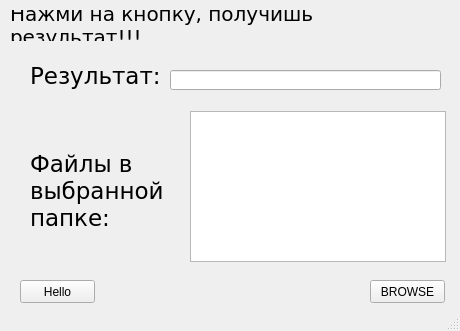
<?xml version="1.0" encoding="UTF-8"?>
<ui version="4.0">
 <class>MainWindow</class>
 <widget class="QMainWindow" name="MainWindow">
  <property name="geometry">
   <rect>
    <x>0</x>
    <y>0</y>
    <width>460</width>
    <height>331</height>
   </rect>
  </property>
  <property name="windowTitle">
   <string>Hello</string>
  </property>
  <widget class="QWidget" name="centralwidget">
   <widget class="QListWidget" name="listWidget">
    <property name="geometry">
     <rect>
      <x>190</x>
      <y>111</y>
      <width>256</width>
      <height>151</height>
     </rect>
    </property>
   </widget>
   <widget class="QPushButton" name="browseButton">
    <property name="geometry">
     <rect>
      <x>370</x>
      <y>280</y>
      <width>75</width>
      <height>23</height>
     </rect>
    </property>
    <property name="text">
     <string>BROWSE</string>
    </property>
   </widget>
   <widget class="QLabel" name="label">
    <property name="geometry">
     <rect>
      <x>30</x>
      <y>150</y>
      <width>141</width>
      <height>81</height>
     </rect>
    </property>
    <property name="font">
     <font>
      <family>Verdana</family>
      <pointsize>17</pointsize>
     </font>
    </property>
    <property name="text">
     <string>Файлы в выбранной папке:</string>
    </property>
    <property name="wordWrap">
     <bool>true</bool>
    </property>
   </widget>
   <widget class="QLabel" name="label_2">
    <property name="geometry">
     <rect>
      <x>10</x>
      <y>10</y>
      <width>441</width>
      <height>31</height>
     </rect>
    </property>
    <property name="font">
     <font>
      <family>Verdana</family>
      <pointsize>15</pointsize>
     </font>
    </property>
    <property name="text">
     <string>Нажми на кнопку, получишь результат!!!</string>
    </property>
    <property name="wordWrap">
     <bool>true</bool>
    </property>
   </widget>
   <widget class="QLabel" name="label_3">
    <property name="geometry">
     <rect>
      <x>30</x>
      <y>60</y>
      <width>141</width>
      <height>31</height>
     </rect>
    </property>
    <property name="font">
     <font>
      <family>Verdana</family>
      <pointsize>17</pointsize>
     </font>
    </property>
    <property name="text">
     <string>Результат:</string>
    </property>
    <property name="wordWrap">
     <bool>true</bool>
    </property>
   </widget>
   <widget class="QLineEdit" name="HelloHere">
    <property name="geometry">
     <rect>
      <x>170</x>
      <y>70</y>
      <width>271</width>
      <height>20</height>
     </rect>
    </property>
    <property name="font">
     <font>
      <pointsize>12</pointsize>
     </font>
    </property>
   </widget>
   <widget class="QPushButton" name="helloButton">
    <property name="geometry">
     <rect>
      <x>20</x>
      <y>280</y>
      <width>75</width>
      <height>23</height>
     </rect>
    </property>
    <property name="text">
     <string>Hello</string>
    </property>
   </widget>
  </widget>
  <widget class="QMenuBar" name="menubar">
   <property name="geometry">
    <rect>
     <x>0</x>
     <y>0</y>
     <width>460</width>
     <height>21</height>
    </rect>
   </property>
  </widget>
  <widget class="QStatusBar" name="statusbar"/>
 </widget>
 <resources/>
 <connections/>
</ui>
